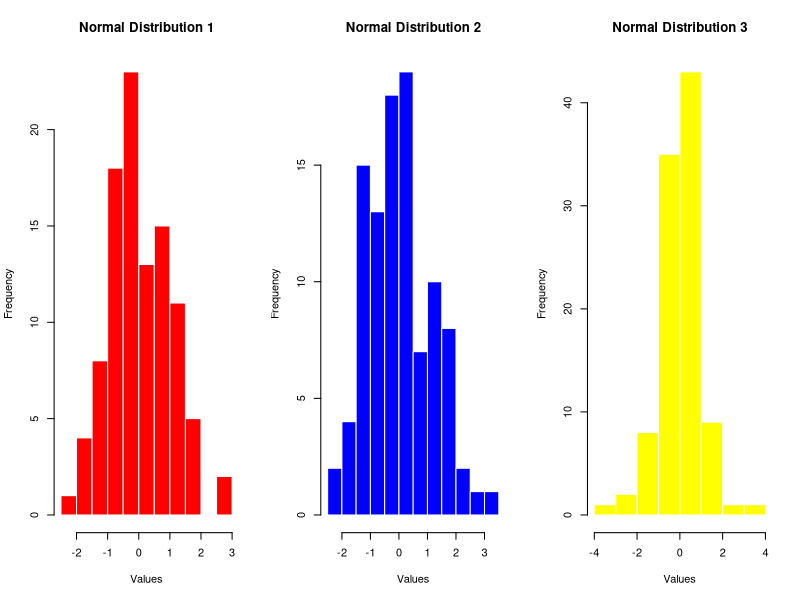

Here is the R script that generated this plot:
# Caden Pun 2/29/24

dist1 <- rnorm(100)
dist2 <- rnorm(100)
dist3 <- dist1 * dist2

# mfrow and mfcol arrange matrices of the plots
par(mfrow = c(1, 3))
hist(
    dist1,
    main = "Normal Distribution 1",
    xlab = "Values",
    col = "red",
    border = "white"
)
hist(
    dist2,
    main = "Normal Distribution 2",
    xlab = "Values",
    col = "blue",
    border = "white"
)
hist(
    dist3,
    main = "Normal Distribution 3",
    xlab = "Values",
    col = "yellow",
    border = "white"
)

dists <- list(dist1, dist2, dist3)
for (i in seq_along(dists)) {
    print(paste("Normal Distribution", i))
    print(paste("Mean:", mean(dists[[i]])))
    print(paste("Median:", median(dists[[i]])))
    print(paste("Standard Deviation:", sd(dists[[i]])))
    cat("\n")
}
